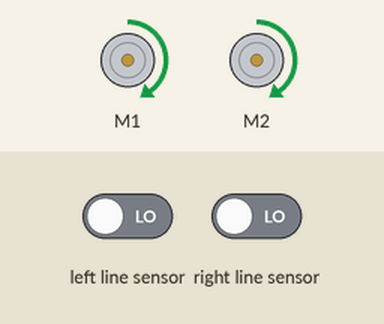
The program below on a simulated BBC micro:bit (MakeCode). Parts: 2 × DC motor (green arrow = forward, orange = backward, longer = faster). The inputs (shaded band) are chosen by the test bench; at power-on: left line sensor LOW, right line sensor LOW.

Above: at 1.2 s.
1.3 s: left line sensor driven HIGH
At 2.5 s:
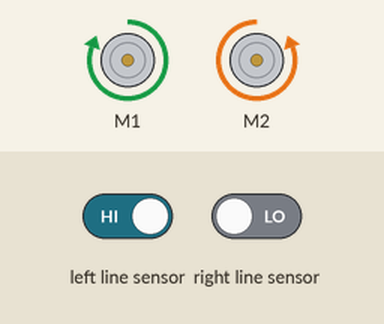
3.6 s: left line sensor driven LOW and right line sensor driven HIGH
At 4.72 s:
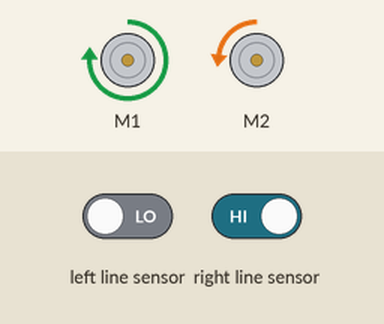
6.6 s: right line sensor driven LOW
At 7.3 s:
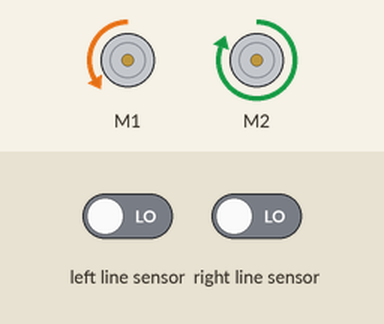
8.1 s: left line sensor driven HIGH
11.1 s: left line sensor driven LOW and right line sensor driven HIGH
At 12.52 s:
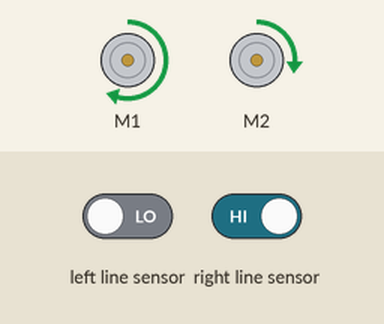
14.1 s: right line sensor driven LOW
At 15.3 s:
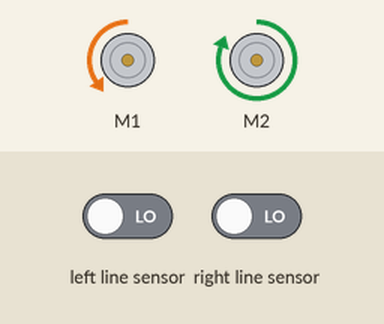
Timing chart, 0 to 16.6 s (numbered marks = the images above; inputs shaded):
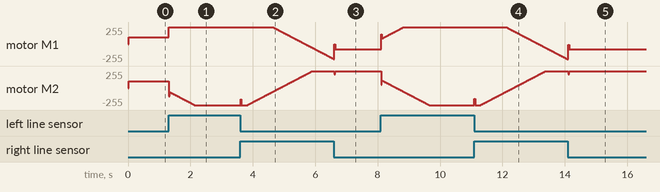

The program:

main.ts
```typescript
let m_dir = 0
let m_esq = 0
let P = 0
let I = 0
let D = 0
let virar = 0
let erro = 0
let erroAnt = 0
let vel = 100
let Kp = 150
let Ki = 5
let Kd = 70
basic.forever(function () {
    erro = maqueen.readPatrol(maqueen.Patrol.PatrolLeft) - maqueen.readPatrol(maqueen.Patrol.PatrolRight)
    P = Kp * erro
    I = I + Ki * erro
    D = (erro - erroAnt) * Kd
    virar = P + (I + D)
    m_esq = vel + virar
    m_dir = vel - virar
    if (m_esq > 0) {
        maqueen.motorRun(maqueen.Motors.M1, maqueen.Dir.CW, m_esq)
    } else {
        maqueen.motorRun(maqueen.Motors.M1, maqueen.Dir.CCW, Math.abs(m_esq))
    }
    if (m_dir > 0) {
        maqueen.motorRun(maqueen.Motors.M2, maqueen.Dir.CW, m_dir)
    } else {
        maqueen.motorRun(maqueen.Motors.M2, maqueen.Dir.CCW, Math.abs(m_dir))
    }
    erroAnt = erro
})
```

test.ts
```typescript
// os teses vão aqui; isto não será compilado quando este pacote for usado como extensão.
```

Measured:
- after the input at 1.3 s, motor M1: forward 100/255 → forward 255/255 at once
- after the input at 3.6 s, motor M1: moves from forward 255/255 to backward 225/255 over 1.9 s, starting after 1.0 s
- after the input at 6.6 s, motor M2: forward 255/255 → forward 205/255 at once, → forward 255/255 0.02 s later
- after the input at 11.1 s, motor M1: moves from forward 255/255 to backward 230/255 over 2.0 s, starting after 1.0 s
- after the input at 14.1 s, motor M2: forward 255/255 → forward 210/255 at once, → forward 255/255 0.02 s later
